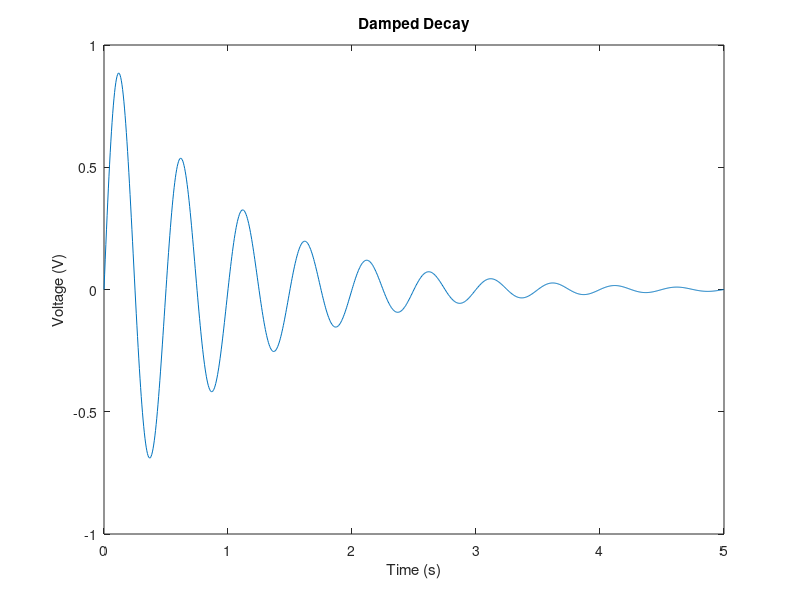

The MATLAB source for this figure:
clear all
k = 1;
f = 2;
t = 5;
r = 1000;

%% Creates an array for time starting at 0 and ending at 5 with 1000 values
x = linspace(0,t,r);
%% Creates an array for time starting at 0 and ending at 5 with 1000 values
y = linspace(0,t,r);
%% Calculates the Voltage
y = (exp(-k .*x)) .* sin(2 .* pi .* f .*x); 
%% Plots the Damped Decay
plot(x,y)
title("Damped Decay")
xlabel("Time (s)") 
ylabel("Voltage (V)")